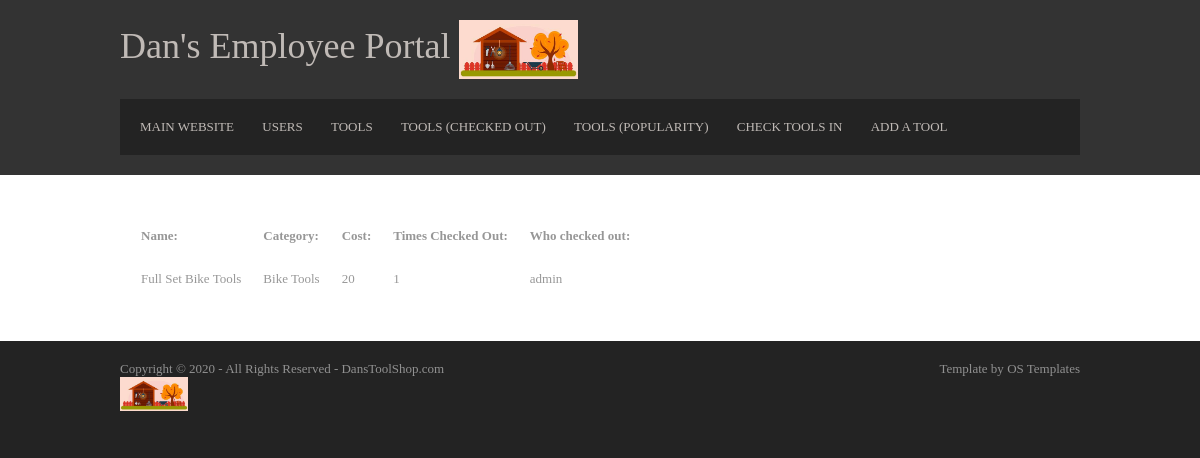
/Toolshop/Employee/tools/checked_out (signed in), run on an earlier commit of the app's database.
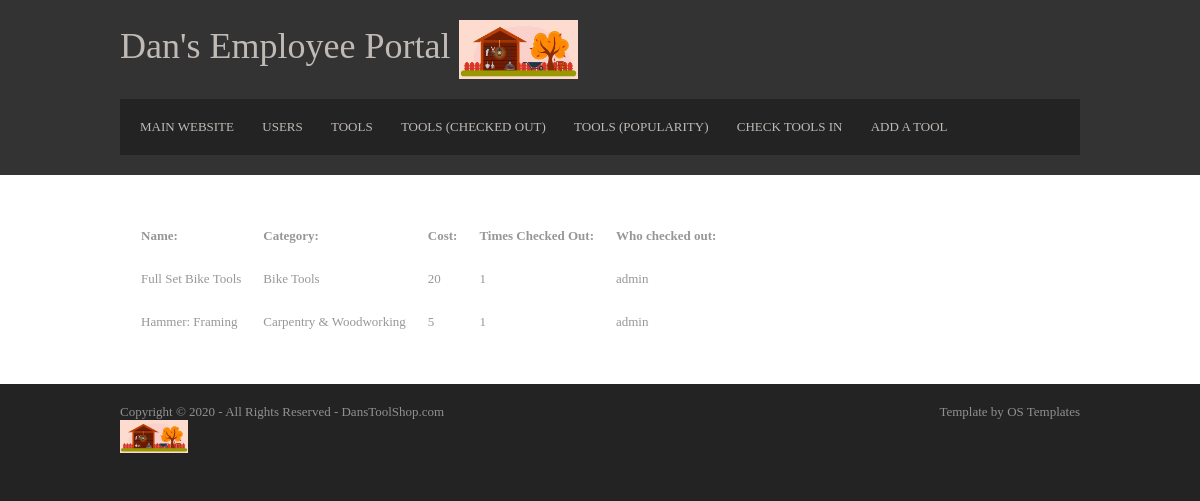
And on a later commit of the database.
### Toolshop/models.py (models this page shows, shortened)
class Tool(models.Model):
    name = models.CharField(max_length=100)
    category = models.CharField(max_length=100)
    times_checked_out = models.IntegerField()
    cost = models.IntegerField()
    condition = models.TextField(blank=True)  # Blank here means "Can be blank" sometimes.
    is_checked_out = models.BooleanField(default=False)
    date_checked_out = models.DateTimeField(blank=True, null=True)  # Blank\null here means "Can be blank" sometimes.
    who_checked_out = models.CharField(max_length=100, blank=True)  # Blank here means "Can be blank" sometimes.

### Toolshop/views.py (the view)
# urls.py: path('Employee/tools/<str:sort_by>', views.reports_tools, name='reports_tools'),
@permission_required('user.is_staff')
def reports_tools(request, sort_by):
    if sort_by == "checked_out":
        tools_list = Tool.objects.filter(is_checked_out=True)
    elif sort_by == "popularity":
        tools_list = Tool.objects.order_by("-times_checked_out")
    else:
        tools_list = Tool.objects.all()
    context = {
        'tools_list': tools_list,
    }
    return render(request, 'Toolshop/reports_tools.html', context)

### Toolshop/templates/Toolshop/reports_tools.html (shortened to what this page needs)
<!DOCTYPE html>
<html lang="en" dir="ltr">
<head>
  {% load static %}
  <link rel="stylesheet" href="{% static 'Toolshop/layout.css' %}">
</head>
<body>
<div class="wrapper row1">
  <header id="header" class="clear">
    <div id="hgroup">
      <h1><a href="{% url 'Toolshop:index' %}">Dan's Employee Portal
      <img src="{% static 'Toolshop/logo.jpg' %}" style="width:15%"></a></h1>
    </div>
    <nav>
      <ul>
        <li><a href="{% url 'Toolshop:index' %}">Main Website</a></li>
        <li><a href="{% url 'Toolshop:reports_users' %}">Users</a></li>
        <li><a href="{% url 'Toolshop:reports_tools' sort_by='all' %}">Tools</a></li>
        <li><a href="{% url 'Toolshop:reports_tools' sort_by='checked_out' %}">Tools (Checked out)</a></li>
        <li><a href="{% url 'Toolshop:reports_tools' sort_by='popularity' %}">Tools (Popularity)</a></li>
        <li><a href="{% url 'Toolshop:check_in' %}">Check Tools In</a></li>
        <li><a href="{% url 'Toolshop:add_tool' %}">Add a tool</a></li>
      </ul>
    </nav>
  </header>
</div>
<div class="wrapper row2">
  <div id="container" class="clear">
    <div id="homepage">
      {% if tools_list %}
		<table cellspacing="20">
          <tr>
            <th>Name:</th>
            <th>Category:</th>
            <th>Cost:</th>
            <th>Times Checked Out:</th>
            <th>Who checked out:</th>
          </tr>
			{% for tool in tools_list %}
          <tr>
            <td>{{tool.name}}</td>
            <td>{{tool.category}}</td>
            <td>{{tool.cost}}</td>
            <td>{{tool.times_checked_out}}</td>
            <td>
              {% if tool.who_checked_out %}
                {{tool.who_checked_out}}
              {% else %}
                Not currently checked out.
              {% endif %}
            </td>
          </tr>
			{% endfor %}
		</table>
		{% else %}
    		<p>No tools found.</p>
		{% endif %}
    </div>
  </div>
</div>
<div class="wrapper row3">
  <footer id="footer" class="clear">
    <p class="fl_left">Copyright &copy; 2020 - All Rights Reserved - <a href="#">DansToolShop.com<br><img src="{% static 'Toolshop/logo.jpg' %}" style="width:15%"> </a></p>
    <p class="fl_right">Template by <a target="_blank" href="https://www.os-templates.com/" title="Free Website Templates">OS Templates</a></p>
  </footer>
</div>
</body>
</html>

What changed in the data, as far as the page shows it:
now on this page (row edited): Tool: name "Hammer: Framing", category "Carpentry & Woodworking", cost "5", times_checked_out "1", who_checked_out "admin"
